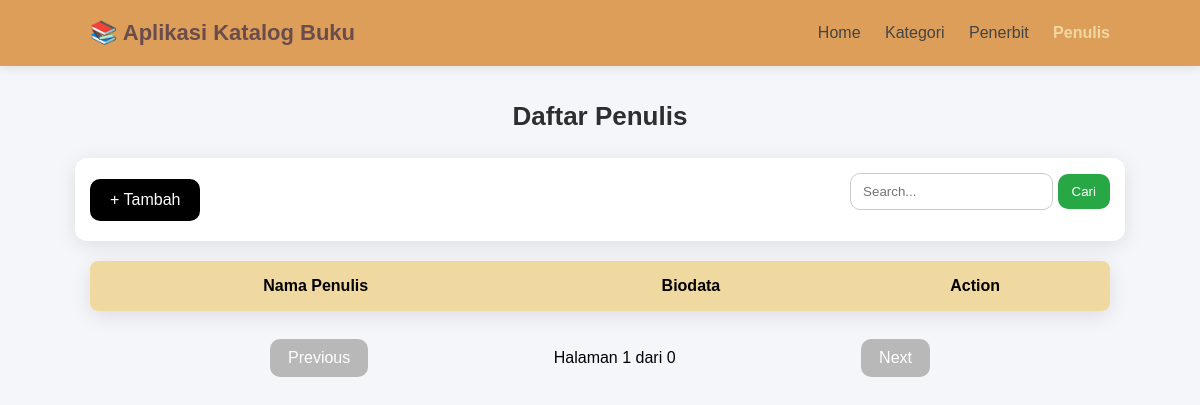
Page /penulis/index.php on the earlier database version.
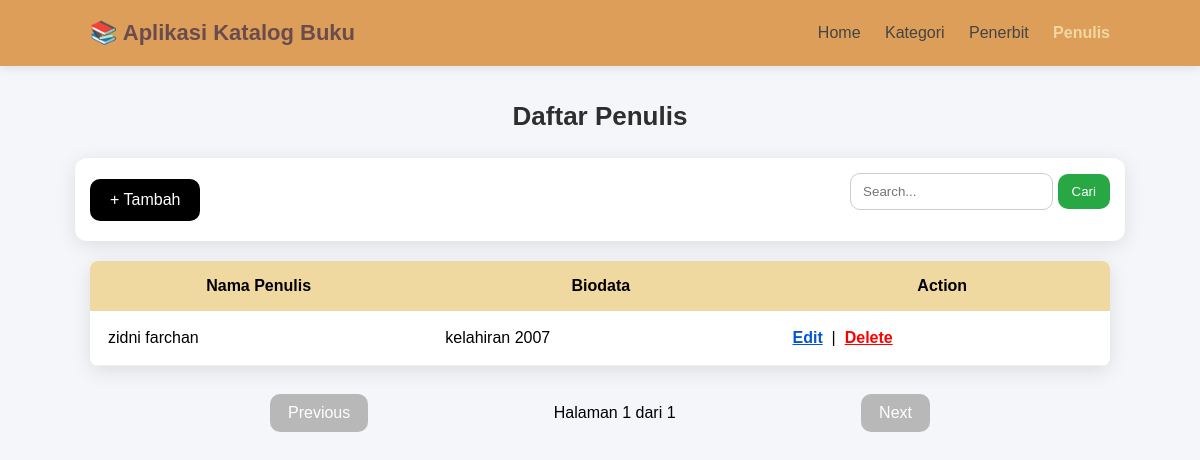
Same page on the later database version.
### tables this page shows
CREATE TABLE `penulis` (
  `id_penulis` int(10) NOT NULL,
  `nama_penulis` varchar(100) NOT NULL,
  `biodata` text NOT NULL
);

### penulis/index.php (the view, shortened to what this page needs)
<?php
require_once("../dbConnection.php");
$limit = 2;
$page = isset($_GET['page']) ? $_GET['page'] : 1;
$start = ($page - 1) * $limit;
$keyword = isset($_GET['search']) ? $_GET['search'] : "";
$where = "";
$count = mysqli_query($mysqli,
    "SELECT COUNT(*) AS total FROM penulis $where"
);
$total = mysqli_fetch_assoc($count)['total'];
$total_page = ceil($total / $limit);
$result = mysqli_query($mysqli,
    "SELECT * FROM penulis $where ORDER BY id_penulis DESC LIMIT $start, $limit"
);
$prev = ($page > 1) ? $page - 1 : 1;
$next = ($page < $total_page) ? $page + 1 : $total_page;
?>
<html>
<head>
	<link rel="stylesheet" href="../style.css">
</head>
<body>
<div class="navbar">
    <div class="nav-container">
        <div class="logo">📚 Aplikasi Katalog Buku</div>
        <div class="menu">
            <a href="../index.php">Home</a>
            <a href="../kategori">Kategori</a>
            <a href="../penerbit">Penerbit</a>
            <a class="active" href="index.php">Penulis</a>
        </div>
    </div>
</div>
<h3>Daftar Penulis</h3>
<div class="top-bar">
    <a href="add.php" class="btn-add">+ Tambah</a>
    <form method="GET" class="form-search">
        <input type="text" name="search" placeholder="Search..." value="<?= $keyword ?>">
        <button type="submit">Cari</button>
    </form>
</div>
<table class="table-book">
    <tr>
        <th>Nama Penulis</th>
        <th>Biodata</th>
        <th>Action</th>
    </tr>
    <?php while ($res = mysqli_fetch_assoc($result)) { ?>
        <tr>
            <td><?= $res['nama_penulis'] ?></td>
            <td><?= $res['biodata'] ?></td>
            <td>
                <a class="edit" href="edit.php?id_penulis=<?= $res['id_penulis'] ?>">Edit</a>
                &nbsp;|&nbsp;
                <a class="delete" href="delete.php?id_penulis=<?= $res['id_penulis'] ?>"
                    onclick="return confirm('Yakin ingin menghapus?')">
                    Delete
                </a>
            </td>
        </tr>
    <?php } ?>
</table>
<br>
<div class="pagination-wrapper">
	<?php if ($page > 1): ?>
		<a href="?page=<?= $prev ?>&search=<?= $keyword ?>" class="pagination-btn">
			Previous
		</a>
	<?php else: ?>
		<a class="pagination-btn disabled">Previous</a>
	<?php endif; ?>
    <span class="page-info">Halaman <?= $page ?> dari <?= $total_page ?></span>
	<?php if ($page < $total_page): ?>
    <a href="?page=<?= $next ?>&search=<?= $keyword ?>" class="pagination-btn">
        Next
    </a>
	<?php else: ?>
		<a class="pagination-btn disabled">Next</a>
	<?php endif; ?>
</div>
</body>
</html>

Differences in the rows shown:
added penulis: nama_penulis "zidni farchan", biodata "kelahiran 2007"
Other differences:
$total_page: "0" → "1"
